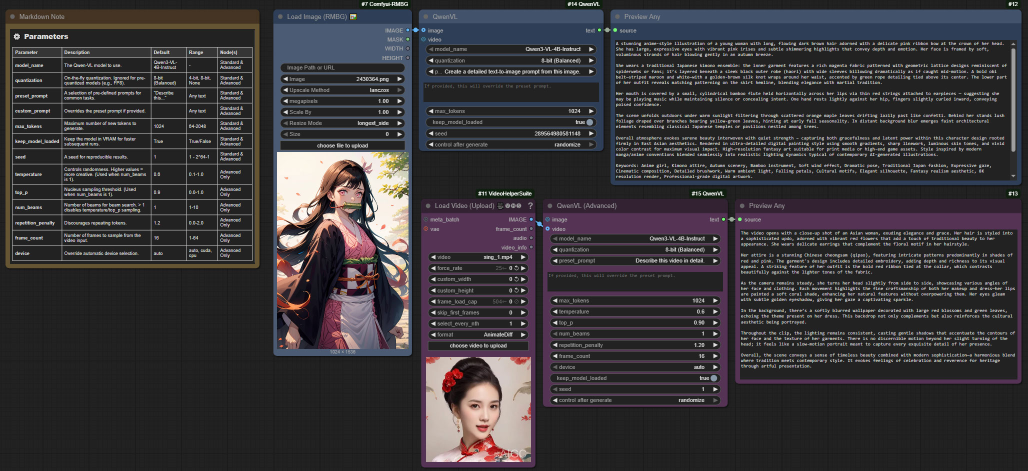
#> input picture MultiFunc_Video/workflows/selfhost/ComfyUI-QwenVL/example_workflows/QWenVL.jpg, 2056 x 942 px (shown at 1/2 size)
$ python -i cover_generator.py   (imports and definitions only)
#> lines starting #> are read from the running program, lines starting #| are printed output that depends on the picture
### video_generator/config.py
"""
配置文件 - 抖音短视频批量生成工具
"""

import os
from pathlib import Path

# 项目根目录
PROJECT_ROOT = Path(__file__).parent.absolute()

# 输出目录
OUTPUTS_DIR = PROJECT_ROOT / "outputs"
IMAGES_DIR = OUTPUTS_DIR / "images"
AUDIO_DIR = OUTPUTS_DIR / "audio"
VIDEOS_DIR = OUTPUTS_DIR / "videos"

# 创建输出目录
for d in [OUTPUTS_DIR, IMAGES_DIR, AUDIO_DIR, VIDEOS_DIR]:
    d.mkdir(parents=True, exist_ok=True)

# ============ 可配置参数 ============

# 视频设置
VIDEO_SETTINGS = {
    "width": 1920,           # 宽度（16:9横屏）
    "height": 1080,          # 高度
    "fps": 30,               # 帧率
    "bitrate": "10M",        # 视频码率
    "duration_min": 15,      # 最小视频时长（秒）
}

# 水印设置
WATERMARK = {
    "text": "大学学业篇",    # 右上角显示的文字
    "position": "top_right", # 位置
    "font_size": 36,
    "color": (255, 255, 255),  # 白色
    "outline_color": (0, 0, 0),  # 黑色描边
    "margin_x": 30,
    "margin_y": 30,
}

# 字幕设置
SUBTITLE_SETTINGS = {
    "font_size": 42,
    "color": (255, 255, 255),
    "outline_color": (0, 0, 0),
    "outline_width": 3,
    "position": "bottom",   # 底部居中
    "margin_bottom": 150,
}

# 语音设置 - TTS模式选择
TTS_MODE = "qwen_tts"  # 可选: "edge" (Edge-TTS免费版), "gpt_sovits" (GPT-SoVITS), "qwen_tts" (Qwen3-TTS)

# Edge-TTS 语音设置
EDGE_TTS_SETTINGS = {
    "voice": "zh-CN-XiaoxiaoNeural",  # 默认音色
    "rate": "+0%",    # 语速调整
    "volume": "+100%",  # 音量调整（增大100%）
    "pitch": "+0Hz",  # 音调调整
}

# GPT-SoVITS 设置
GPT_SOVITS_SETTINGS = {
    "api_url": "http://127.0.0.1:9880",  # GPT-SoVITS API地址
    "root_path": "D:/陈潘HBEU/Desktop/本地生成视频/GPT-SoVITS-1007-cu124/GPT-SoVITS-1007-cu124",  # GPT-SoVITS根目录（外部依赖，需自行安装）
    "ref_audio_path": str(PROJECT_ROOT / "voices/第三.mp3"),  # 克隆声音参考音频
    "prompt_text": "第三，给分的人比学分重要，和老师处好关系，期末那一下，比你复习一周都管用。",  # 参考音频文本
    "ref_lang": "zh",   # 参考音频语言: zh(中文)/en(英文)/auto
    "text_lang": "zh",   # 合成文本语言: zh(中文)/en(英文)/auto
    "speed": 1.05,        # 语速: 0.5-2.0
    # 混响效果设置（降低AI味）
    "reverb": {
        "enabled": True,        # 是否启用混响
        "size": 0.8,            # 空间大小 0.5-1.0
        "damping": 0.7,         # 高频衰减 0.5-1.0
        "wet": 0.25,            # 混响比例 0.2-0.35（太高考会发闷）
        "width": 1.0,           # 立体声宽度
    },
}

# Qwen3-TTS 设置
QWEN_TTS_SETTINGS = {
    "model_path": str(PROJECT_ROOT.parent / "Qwen3_TTS/Qwen3-TTS-12Hz-1___7B-Base"),  # Base 版本（已迁入项目）
    "ref_audio_path": str(PROJECT_ROOT / "voices/第三.mp3"),  # 语音克隆参考音频
    "prompt_text": "第三，给分的人比学分重要，和老师处好关系，期末那一下，比你复习一周都管用。",  # 参考音频文本
    "speaker": None,  # 预定义音色（None=自动选择第一个，或指定如 "Annie"）
    "language": "Auto",  # 语言: Auto/zh/en
    "speed": 1.0,  # 语速: 0.5-2.0
    "device": "cuda",  # 设备: cuda/cpu
}

# 预置音色列表（用户可自定义添加）
PRESET_VOICES = {
    "默认女声": {
        "ref_audio": str(PROJECT_ROOT / "voices/nv_default.wav"),
        "prompt_text": "今天天气真好，我们一起去公园散步吧"
    },
    "温柔女声": {
        "ref_audio": str(PROJECT_ROOT / "voices/nv_wenrou.wav"),
        "prompt_text": "欢迎来到我的频道，这里有更多精彩内容"
    },
    "阳光男声": {
        "ref_audio": str(PROJECT_ROOT / "voices/nan_yangguang.wav"),
        "prompt_text": "大家好，我是你们的好朋友小明"
    },
    "知性女声": {
        "ref_audio": str(PROJECT_ROOT / "voices/nv_zhixing.wav"),
        "prompt_text": "欢迎收听今天的节目，我们将为大家带来"
    },
    "活力少年": {
        "ref_audio": str(PROJECT_ROOT / "voices/shao_huoli.wav"),
        "prompt_text": "加油，我们一定可以做到的，冲冲冲"
    },
}

# 兼容性别名（用于代码中统一调用）
AVAILABLE_VOICES = {
    "zh-CN-XiaoxiaoNeural": "晓晓 - 女声(Edge-TTS默认)",
    "zh-CN-YunxiNeural": "云希 - 男声(年轻)",
    "zh-CN-YunyangNeural": "云扬 - 男声(资讯)",
    "zh-CN-XiaoyiNeural": "小艺 - 女声(情感)",
}

# Stable Diffusion 设置 (如需本地部署)
SD_SETTINGS = {
    "host": "http://127.0.0.1:7860",
    "sd_model": "animefull-final-pruned",  # 可更换模型
    "steps": 30,
    "cfg_scale": 7.5,
    "negative_prompt": "low quality, blurry, bad anatomy, watermark, text",
}

# ============ 默认模型设置 ============
DEFAULT_IMAGE_MODEL = "zimage"  # 可选: "flux" (FLUX.1 Dev), "zimage" (阿里Z-Image-Turbo)

# ComfyUI FLUX 设置 (秋叶整合包)
COMFYUI_SETTINGS = {
    "api_url": "http://127.0.0.1:8188",
    "workflow": "flux",  # 使用FLUX工作流
    "model": "flux1_dev_fp8.safetensors",
    "vae": "ae.safetensors",
    "clip1": "t5xxl_fp8_e4m3fn.safetensors",
    "clip2": "clip_l.safetensors",
    "clip_type": "flux",
    "steps": 25,
    "guidance": 3.5,
    "model_type": "flux"
}

# ComfyUI Z-Image-Turbo 设置 (阿里通义)
ZIMAGE_SETTINGS = {
    "api_url": "http://127.0.0.1:8188",
    "model": "z_image_turbo_bf16.safetensors",  # 主扩散模型
    "vae": "ae.safetensors",
    "text_encoder": "qwen_3_4b.safetensors",      # 文本编码器
    "steps": 8,                                  # Z-Image-Turbo 只需8步
    "guidance": 1.0,
    "model_type": "zimage"
}

# 根据 DEFAULT_IMAGE_MODEL 自动选择的当前图片模型配置
if DEFAULT_IMAGE_MODEL == "zimage":
    IMAGE_SETTINGS = ZIMAGE_SETTINGS.copy()
else:
    IMAGE_SETTINGS = COMFYUI_SETTINGS.copy()

# 视频主题预设 - 六种指定类别
VIDEO_THEMES = {
    "大学生活篇": {
        "watermark": "大学生活篇",
        "style": "校园生活",
    },
    "大学学业篇": {
        "watermark": "大学学业篇",
        "style": "学术学习",
    },
    "大学规划篇": {
        "watermark": "大学规划篇",
        "style": "学业规划",
    },
    "大学就业篇": {
        "watermark": "大学就业篇",
        "style": "职业就业",
    },
    "大学认知篇": {
        "watermark": "大学认知篇",
        "style": "认知成长",
    },
    "大学心理篇": {
        "watermark": "大学心理篇",
        "style": "心理健康",
    },
}

### video_generator/utils/cover_generator.py
"""
封面生成器 - 9:16竖屏封面
严格参照模板图片样式：
- 顶部纯黑区域
- 红色分类标题"大学xx篇之"（"之"为黑色）
- 黑色超粗体主标题（位于图片中央）
- 水彩插画风格背景
"""

import os
from pathlib import Path
from typing import List, Tuple
from PIL import Image, ImageDraw, ImageFont, ImageFilter, ImageEnhance

from config import VIDEOS_DIR


class CoverGenerator:
    """封面生成器 - 严格匹配模板样式"""

    WIDTH = 1080
    HEIGHT = 1920

    COLOR_BLACK = (0, 0, 0)
    COLOR_RED = (229, 57, 53)
    COLOR_WHITE = (255, 255, 255)

    HEADER_HEIGHT = 220
    CATEGORY_Y = 590              # 大学xx篇之往上移80
    TITLE_CENTER_Y = 960
    GRADIENT_START_Y = 570         # 白色背景起始位置（从610上移到570）
    GRADIENT_END_Y = 900           # 白色背景结束位置

    FONT_SIZE_CATEGORY = 76
    FONT_SIZE_TITLE = 96

    def __init__(self, theme: str = "大学学业篇"):
        self.theme = theme

    def create_cover(self,
                     background_image: str,
                     category: str = None,
                     main_title: str = None,
                     output_path: str = None) -> str:
        """创建封面图片"""
        category = category or self.theme
        main_title = main_title or ""

        # 创建画布
        img = Image.new('RGB', (self.WIDTH, self.HEIGHT), self.COLOR_WHITE)

        # 加载字体
        font_category, font_title = self._load_fonts()

        # 绘制背景图片
        self._draw_background(img, background_image)

        # 叠加所有图层
        img = self._overlay_all_layers(img, font_category, font_title, category, main_title)

        # 保存
        if output_path is None:
            output_path = str(VIDEOS_DIR / f"cover_{Path(background_image).stem}.png")

        os.makedirs(os.path.dirname(output_path), exist_ok=True)
        img.save(output_path, "PNG", quality=95)
        return output_path

    def _load_fonts(self) -> Tuple:
        """加载字体 - 主标题使用粗体"""
        font_category = None
        font_title = None

        # 普通字体（用于分类标题）
        normal_font_paths = [
            "C:/Windows/Fonts/msyh.ttc",
            "C:/Windows/Fonts/simhei.ttf",
            "C:/Windows/Fonts/simfang.ttf",
            "C:/Windows/Fonts/simsun.ttc",
        ]

        # 粗体字体（用于主标题）
        bold_font_paths = [
            "C:/Windows/Fonts/msyhbd.ttc",
            "C:/Windows/Fonts/simheibd.ttf",
            "C:/Windows/Fonts/simfang.ttf",
            "C:/Windows/Fonts/simsun.ttc",
        ]

        # 加载普通字体
        for font_path in normal_font_paths:
            if os.path.exists(font_path):
                try:
                    font_category = ImageFont.truetype(font_path, self.FONT_SIZE_CATEGORY)
                    break
                except:
                    continue

        # 加载粗体字体（主标题）
        for font_path in bold_font_paths:
            if os.path.exists(font_path):
                try:
                    font_title = ImageFont.truetype(font_path, self.FONT_SIZE_TITLE)
                    break
                except:
                    continue

        if font_category is None:
            font_category = ImageFont.load_default()
        if font_title is None:
            font_title = ImageFont.load_default()

        return font_category, font_title

    def _draw_background(self, img: Image.Image, background_image: str):
        """绘制背景图片"""
        if not background_image or not Path(background_image).exists():
            return

        try:
            bg = Image.open(background_image)

            if bg.mode != 'RGB':
                bg = bg.convert('RGB')

            bg_width, bg_height = bg.size
            target_ratio = self.WIDTH / self.HEIGHT
            source_ratio = bg_width / bg_height

            if source_ratio > target_ratio:
                new_height = self.HEIGHT
                new_width = int(bg_width * (new_height / bg_height))
            else:
                new_width = self.WIDTH
                new_height = int(bg_height * (new_width / bg_width))

            bg = bg.resize((new_width, new_height), Image.Resampling.LANCZOS)

            left = (new_width - self.WIDTH) // 2
            top = (new_height - self.HEIGHT) // 2
            bg = bg.crop((left, top, left + self.WIDTH, top + self.HEIGHT))

            bg = bg.filter(ImageFilter.GaussianBlur(radius=2))

            enhancer = ImageEnhance.Brightness(bg)
            bg = enhancer.enhance(1.1)

            img.paste(bg, (0, 0))

        except Exception as e:
            print(f"  [WARNING] Background processing failed: {e}")

    # [151 lines left out: functions _overlay_all_layers, _draw_category_rgba, _draw_main_title_rgba, _wrap_text, create_video_cover, not called in this run]


# [2 lines not run here, left out]

>>> import cv2
>>> picture = cv2.imread('../../MultiFunc_Video/workflows/selfhost/ComfyUI-QwenVL/example_workflows/QWenVL.jpg', cv2.IMREAD_GRAYSCALE)
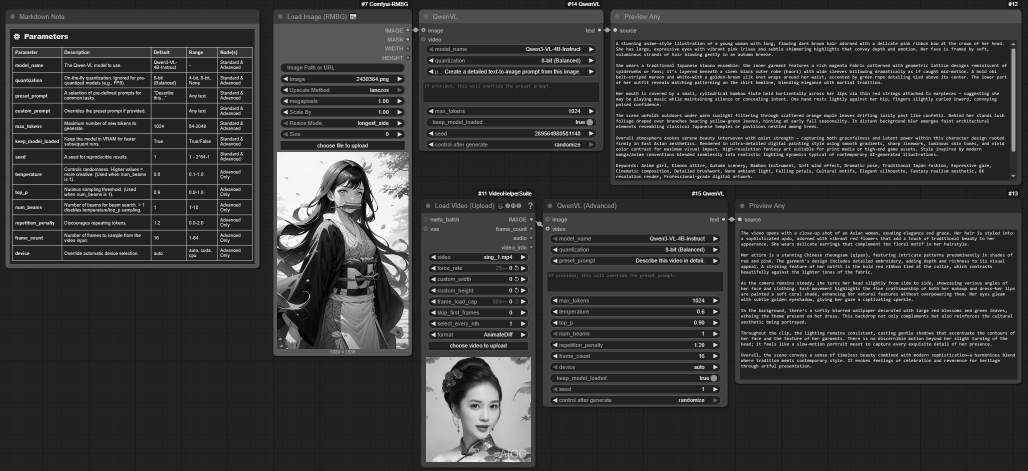
#> picture: shape (942, 2056) (shown at 1/2 size); min 0, max 255, mean 55.3
>>> result = CoverGenerator().create_cover(picture)
#> in create_cover, `img = Image.new('RGB', (self.WIDTH, self.HEIGHT), self.COLOR_WHITE)`: img: PIL image 1080x1920 RGB; every value is 255
#> (the run stopped early here; a loop or call above may not have finished)
